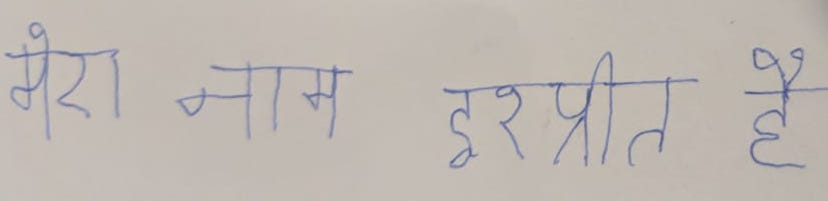
#> input picture Hindi/hin18.jpeg, 828 x 201 px
$ jupyter execute --allow-errors FinalMajor.ipynb   (shell and % lines are left out)   (older library calls are emulated)
#> lines starting #> are read from the running program, lines starting #| are printed output that depends on the picture; after the words box and inside, x2 and y2 are one past the last pixel; in counts of white or black regions, pixels touching at a corner belong together
[cell 1]
import cv2
import numpy as np
import matplotlib.pyplot as plt
import os
import pandas as pd


import keras

from keras.layers import Convolution2D, Flatten, Dense, MaxPool2D, Activation, Dropout
from keras.models import Sequential
from keras.utils import np_utils

#> (a cell that did not finish here is left out)

[cell 3]
def removeblank(charimg):

    cimg = charimg.copy()

    r,c = cimg.shape

    minrow = np.inf
    maxrow = -1*np.inf
    mincol = np.inf
    maxcol = -1*np.inf

    for i in range(r):

        for j in range(c):

            if(cimg[i][j]==255 and i<minrow):
                minrow = i


            if(cimg[i][j]==255 and i>maxrow):
                maxrow = i


            if(cimg[i][j]==255 and j<mincol):
                mincol = j


            if(cimg[i][j]==255 and j>maxcol):
                maxcol = j


    new = cimg[minrow:maxrow+1 , mincol:maxcol+1]

    return new

[cell 4]
# c = 0
# x = 0
lanc = 0
imgarr = []
#fl = 0
#chim=[]

#> (the rest of this cell did not finish here and is left out)

#> (a cell that did not finish here is left out)

#> (a cell that did not finish here is left out)

#> (a cell that did not finish here is left out)

[cell 8]
imgarr = np.array(imgarr).reshape((len(imgarr), 25, 25, 1))

[cell 9]
imgarr.shape

#> (a cell that did not finish here is left out)

#> (a cell that did not finish here is left out)

[cell 12]
from keras.models import model_from_json
#> (the rest of this cell did not finish here and is left out)

[cell 13]
# load json and create model
from keras.models import model_from_json
#> (the rest of this cell did not finish here and is left out)

[cell 14]
def sepwords(img1, cord, hinornot):
    img = img1.copy()
    count = 0
    coun = 0
    fincord = []

    area = []

    for n in range(len(cord)):

        if(cord[n][2]/cord[n][3]<1.4):

            fincord.append(cord[n])
            area.append(cord[n][2]*cord[n][3])
            hinornot.append(0)
            continue

        coun += 1

        hinimg = img[chars[n][1]:chars[n][1]+chars[n][3], chars[n][0]:chars[n][0]+chars[n][2]].copy()

#         %matplotlib notebook
#         plt.figure(coun)

#         break

        r,c = hinimg.shape
        s = []
        s1=0
        ms = 0


        for i in range(r):
            s1=0
            for j in range(c):

                s1+=hinimg[i][j]

            if s1>=ms:
                ms = s1
                rowOfline = i


            s.append(s1)


        rows2del = []
        n1 = 2
        for i in range(r):

            if s[i]>=0.80*ms:

                for j in  range(c):

                    hinimg[i][j] = 0

        if coun == n1 :
            hinimg2 = hinimg
#             plt.figure(count)
#             plt.imshow(hinimg,cmap='gray')
            count += 1

        hini = hinimg.copy()
        char = []

        image1, contours1, hierarchy1 = cv2.findContours(hini,cv2.RETR_EXTERNAL,cv2.CHAIN_APPROX_SIMPLE)
        #img = cv2.drawContours(Image, contours, -1, (0,255,0), 3)

        for contour in contours1:
                # get rectangle bounding contour
            [x, y, w, h] = cv2.boundingRect(contour)

            if(y<rowOfline):
                continue

            if coun == n1 :
                print (x, y, w, h)
                hinimg1 = img[chars[n][1] + y-2:chars[n][1] + y+h, chars[n][0]+x: chars[n][0]+x+w]
#                 plt.figure(count)
#                 plt.imshow(hinimg1,cmap = 'gray')
                count += 1
            fincord.append((chars[n][0]+x, chars[n][1]+y-2, w, h+2))
            hinornot.append(1)
            area.append(w*h)

    plt.figure(1)
    plt.hist(area, bins = 30, range = (0, 500))
    print(coun)

    return fincord, hinimg2

[cell 15]
predDict = {'Hindi':0 , 'English':0 , 'Tamil':0}
prd = {'Hindi':0 , 'English':0 , 'Tamil':0}
Image=cv2.imread('./Hindi/hin18.jpeg', 0)
#> Image: shape (201, 828); min 75, max 206, mean 185.1
area_pred = []
kernel = np.ones((1,1),np.uint8)
Image = cv2.morphologyEx(Image, cv2.MORPH_CLOSE, kernel)

# Image = cv2.medianBlur(Image,19)
# plt.show()

rimg , cimg = Image.shape
#> rimg = 201; cimg = 828
#Image = cv2.resize(Image, dsize=(500, 500*cimg//rimg), interpolation=cv2.INTER_CUBIC)
#create a CLAHE object (Arguments are optional).
# plt.imshow(img,cmap = 'gray')
clahe = cv2.createCLAHE(clipLimit=2.0, tileGridSize=(8,8))

Image = clahe.apply(Image)
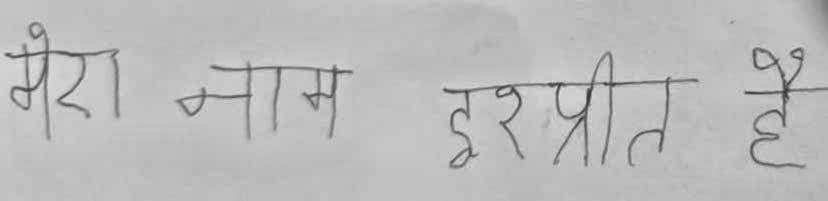
#> Image: shape (201, 828); min 53, max 224, mean 187.2


I=Image.copy()

i=Image.copy()
G_Image=Image

print(i.shape)
#| (201, 828)
chars = []

#Otsu Thresholding
blur = cv2.GaussianBlur(G_Image,(1,1),0)

ret,th = cv2.threshold(blur,0,255,cv2.THRESH_BINARY_INV+cv2.THRESH_OTSU)
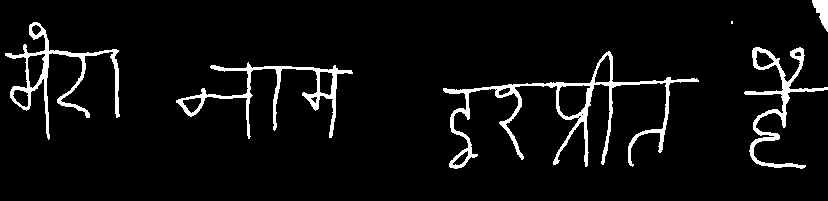
#> th: shape (201, 828); 5.6% white; 6 white regions (1 under 20 px)
#> ret = 158


# kernel = np.ones((3,3),np.uint8)
# th = cv2.morphologyEx(th, cv2.MORPH_CLOSE, kernel)


# grab the (x, y) coordinates of all pixel values that
# are greater than zero, then use these coordinates to
# compute a rotated bounding box that contains all
# coordinates
coords = np.column_stack(np.where(th > 0))
#> coords = 9279 pairs, first value 0 to 168, second value 5 to 827
angle = cv2.minAreaRect(coords)[-1]
#> angle = -88.38


# the `cv2.minAreaRect` function returns values in the
# range [-90, 0); as the rectangle rotates clockwise the
# returned angle trends to 0 -- in this special case we
# need to add 90 degrees to the angle
if angle < -45:
    angle = -(90 + angle)
#> angle = -1.62


else:
    angle = - angle


# rotate the image to deskew it
(h, w) = Image.shape[:2]
#> h = 201; w = 828
center = (w // 2, h // 2)
#> center = (414, 100)
M = cv2.getRotationMatrix2D(center, angle, 1.0)
#> M = [[1, -0.0282, 2.99], [0.0282, 1, -11.65]]
th = cv2.warpAffine(th, M, (w, h),flags=cv2.INTER_CUBIC, borderMode=cv2.BORDER_REPLICATE)
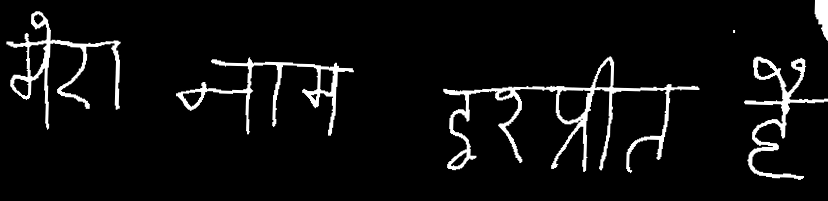
#> th: shape (201, 828); min 0, max 255, mean 14.3

#%matplotlib notebook
#plt.imshow(th,cmap = 'gray')

# plt.imshow(th,cmap = 'gray')


plt.figure(0)
plt.imshow(th, cmap = 'gray')


image, contours, hierarchy = cv2.findContours(th,cv2.RETR_EXTERNAL,cv2.CHAIN_APPROX_SIMPLE)
#> contours = 11 contours, 6 with area under 20; largest, box (x1, y1, x2, y2) and area: (442, 55, 701, 174) 4809, (5, 10, 122, 130) 2680, (175, 56, 355, 137) 2406, (743, 55, 828, 180) 2024, (813, 0, 828, 45) 350

#print('len',len(contours))
#img = cv2.drawContours(Image, contours, -1, (0,255,0), 3)
area = []
for contour in contours:
        # get rectangle bounding contour
    [x, y, w, h] = cv2.boundingRect(contour)

    chars.append((x,y,w,h))
    area.append(w*h)
#> this loop made 11 passes
#> (x, y, w, h) on passes 1 to 11: (562, 155, 1, 1), (632, 153, 1, 1), (508, 128, 1, 1), (456, 116, 1, 1), (33, 82, 1, 1), (175, 56, 180, 81), (743, 55, 85, 125), (442, 55, 259, 119), (733, 29, 3, 4), (5, 10, 117, 120), (813, 0, 15, 45)
#> after the loop, area = [1, 1, 1, 1, 1, 14580, 10625, 30821, 12, 14040, 675]; chars = [(562, 155, 1, 1), (632, 153, 1, 1), (508, 128, 1, 1), (456, 116, 1, 1), (33, 82, 1, 1), (175, 56, 180, 81), (743, 55, 85, 125), (442, 55, 259, 119), (733, 29, 3, 4), (5, 10, 117, 120), (813, 0, 15, 45)]
# [10 lines of commented-out code are left out]

newchar =[]
i = th.copy()

hinornot = []
newchar, hinimg1 = sepwords(th,chars,hinornot)
#> the loop in sepwords, `for n in range(len(cord)): ` made 11 passes
#> (coun, r, c, n1) on pass 8: (2, 119, 259, 2)
#> (coun, r, c, n1) on pass 6: (1, 81, 180, 2)
#| 120 100 1 1
#| 190 98 1 1
#| 66 73 1 1
#| 14 61 1 1
#| 257 35 1 1
#| 237 35 4 2
#| 184 35 50 84
#| 108 35 114 83
#| 106 35 8 3
#| 99 35 5 2
#> (further printed lines are left out)
#> after the loop in sepwords, `for n in range(len(cord)):`:
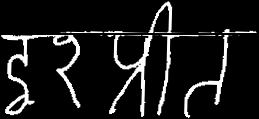
#> hini: shape (119, 259); min 0, max 255, mean 25.2
#> after the loop in sepwords, `for n in range(len(cord)):`: area = 32 values, max 14040 at index 30, min 1 at index 0, mean 1650.9; coun = 2; count = 12; fincord = 32 items, first 6: (562, 155, 1, 1), (632, 153, 1, 1), (508, 128, 1, 1), (456, 116, 1, 1), (33, 82, 1, 1), (303, 91, 34, 46); hinornot = 32 values, max 1 at index 5, min 0 at index 0, mean 0.719; rowOfline = 33
#| 2
#> newchar has the same summary as fincord in sepwords

# plt.imshow(th)
# print('check' , i == th)
chars = newchar
#> chars has the same summary as fincord in sepwords


checkar = []
checkarlab = []
checkcord = []
pred = {}
count = 0

#> (the rest of this cell did not finish here and is left out)
